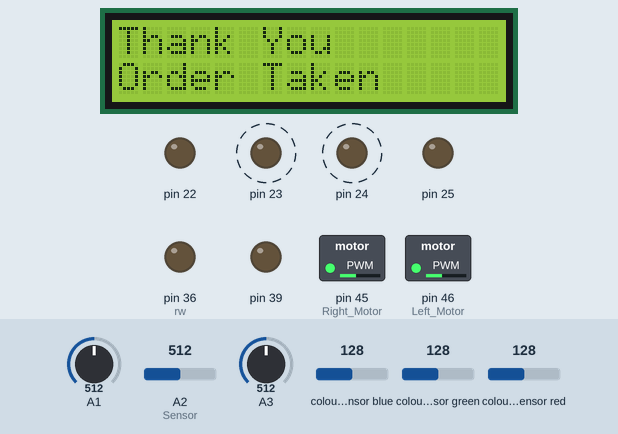
Simulated run of this sketch. Board: Arduino Mega 2560, built with avr-gcc and run on an emulated ATmega2560. On the bench: 16×2 character LCD, switched loads named in the sketch (green lamp = pin HIGH), output pins drawn as LEDs (lit = HIGH). Wiring (inferred from the names in the program): TCS3200 colour sensor: output pin 21; S2 pin 8; S3 pin 38; S0 pin 12; S1 pin 7. Dashed ring = blinking. Inputs (shaded band) come from the test bench; at power-on: A1 = 512, A2 (Sensor) = 512, A3 = 512, colour sensor blue 128, colour sensor green 128, colour sensor red 128. Pins used as bus, display or sensor lines are not drawn.

Above: at 1.2 s.
1.3 s: A1 set to 218
At 2.43 s:
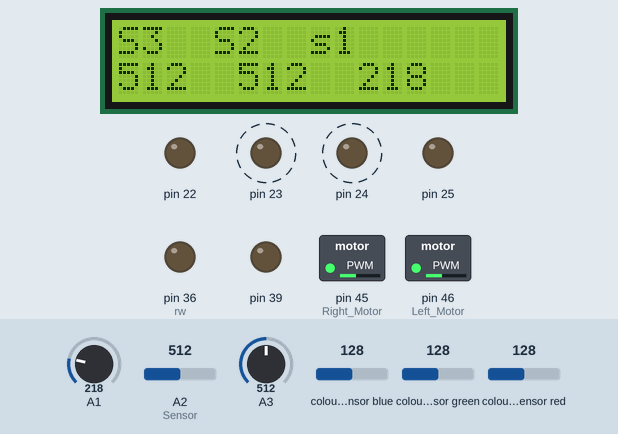
7.8 s: A1 set to 181
At 8.8 s:
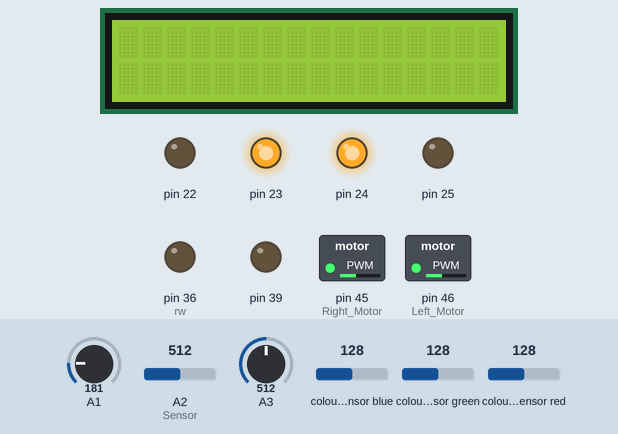
At 9.8 s:
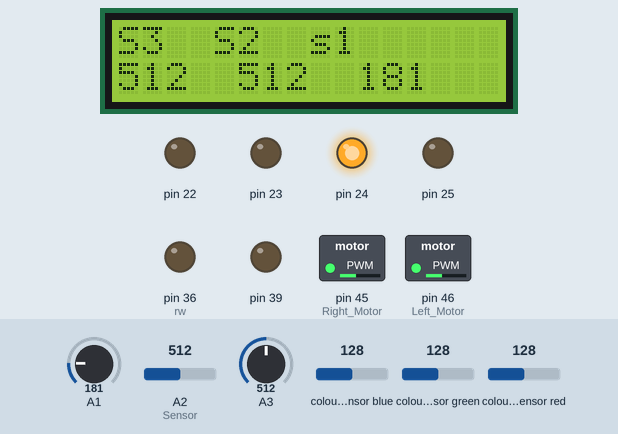
Timing chart, 0 to 11.3 s (numbered marks = the images above; inputs shaded):
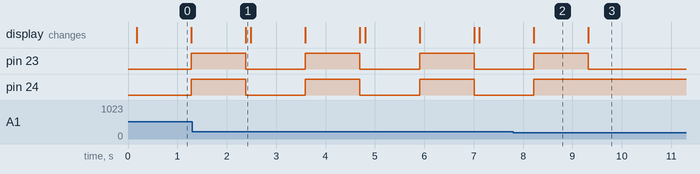

Measured:
- the behaviour switches between 200 and 199 on A1 (found by bisection; images 1 and 2)
- after the input at 7.8 s, pin 23: goes on until 9.3 s, then stays LOW; pin 24: goes on until 8.2 s, then stays HIGH
- by itself, pin 23, pin 24: alternates HIGH for 1.1 s and LOW for 1.2 s
- what the display in image 0 shows lasts 1.1 s, from 0.2 s to 1.3 s

The sketch:

Arduino_Code.ino
```cpp
// include the library code:
#include <LiquidCrystal.h>

// initialize the library by associating any needed LCD interface pin
const int rs = 37, rw =36, en = 35, d4 = 33, d5 = 32, d6 = 31, d7 = 30;
LiquidCrystal lcd(rs, en, d4, d5, d6, d7);

//Declaring Variables
int red, green, blue;

int s0 = 12;
int s1 = 7;
int s2 = 8;
int s3 = 38;
int output = 21;

int l1=0,l2=0,l3=0;

int A[9], B[9], C[9];

int k=0, l=0, m=0, i;

int table=1;


// Reading Color
void color()
{
      //Reading Red Color
      digitalWrite(s2,LOW);
      digitalWrite(s3,LOW);
      red = pulseIn(output,LOW);

      //Reading Green Color
      digitalWrite(s2,HIGH);
      digitalWrite(s3,HIGH);
      green = pulseIn(output,LOW);

      //Reading Blue Color
      digitalWrite(s2,LOW);
      digitalWrite(s3,HIGH);
      blue = pulseIn(output,LOW);
}

//Taking Order
void order()
{
      if(red<green && red<blue)
        A[k++] = table++;

      else if(green<red && green<blue)
         B[l++] = table++;

      else if(blue<red && blue<green)
          C[m++] = table++;

       lcd.clear();
       lcd.setCursor(0,0);
       lcd.print("Thank You");
       lcd.setCursor(0,1);
       lcd.print("Order Taken");

       delay(1000);
}

//Placing Order
void place()
{
       if(red<green && red<blue)
       {
            lcd.clear();
            lcd.setCursor(0,0);
            lcd.print("Order from - ");
            lcd.setCursor(0,1);
            lcd.print(" ");
            for(i=0;i<k;i++)
            {
                  lcd.print(A[i]);
                  lcd.print(" ");
            }
       }

       else if(green<red && green<blue)
       {
            lcd.clear();
            lcd.setCursor(0,0);
            lcd.print("Order from - ");
            lcd.setCursor(0,1);
            lcd.print(" ");
            for(i=0;i<l;i++)
            {
                  lcd.print(B[i]);
                  lcd.print(" ");
            }
       }

       else if(blue<red && blue<green)
       {
            lcd.clear();
            lcd.setCursor(0,0);
            lcd.print("Order from - ");
            lcd.setCursor(0,1);
            lcd.print(" ");
            for(i=0;i<m;i++)
            {
                  lcd.print(C[i]);
                  lcd.print(" ");
            }
       }
}

//Moving Forward
void forward()
{
      //Right Motor
      digitalWrite(24,HIGH);
      digitalWrite(25,LOW);
      //Left Motor
      digitalWrite(23,HIGH);
      digitalWrite(22,LOW);
}

//Moving Left
void left()
{
      //Right Motor
      digitalWrite(24,LOW);
      digitalWrite(25,LOW);
      //Left Motor
      digitalWrite(23,HIGH);
      digitalWrite(22,LOW);
}

//Moving Right
void right()
{
      //Right Motor
      digitalWrite(24,HIGH);
      digitalWrite(25,LOW);
      //Left Motor
      digitalWrite(23,LOW);
      digitalWrite(22,LOW);
}

//Stopping
void stay()
{
      //Right Motor
      digitalWrite(24,LOW );
      digitalWrite(25,LOW);
      //Left Motor
      digitalWrite(23,LOW);
      digitalWrite(22,LOW);
}

//Reading Sensor Value
void value()
{
      l1 = analogRead(A1); //l1 for Right Sesnor
      l2 = analogRead(A2); //l2 for Center Sensor
      l3 = analogRead(A3); //l3 for Left Sesnor
}


void setup()
{
      //Pin Delecartion for WHite Line Sensors
      pinMode(A1,INPUT);
      pinMode(A2,INPUT);
      pinMode(A3,INPUT);

      //Pin Declaration for turning on the White Line Sensors
      pinMode(39,OUTPUT);

      //Pin Declaration for turning on the Motors
      pinMode(25,OUTPUT);
      pinMode(24,OUTPUT);
      pinMode(23,OUTPUT);
      pinMode(22,OUTPUT);

      //Pin Declaration of PWN Speed Control for Motors
      pinMode(46,OUTPUT); //Left Motor
      pinMode(45,OUTPUT); //Right Motor

      //Setting Speed as High/255
      analogWrite(46,100);
      analogWrite(45,100);

      //Declaring pin modes
      pinMode(s0,OUTPUT);    //s0
      pinMode(s1,OUTPUT);    //s1
      pinMode(s2,OUTPUT);    //s2
      pinMode(s3,OUTPUT);    //s3
      pinMode(output,INPUT);     //output


      //Setting s0 ans s1 to get 20% frequency
      digitalWrite(s0,HIGH);
      digitalWrite(s1,LOW);

      //Settig Up LCD Output
      pinMode(rw,OUTPUT);
      digitalWrite(rw,LOW);
      lcd.begin(16, 2);
}

void loop()
{
       value();
       lcd.setCursor(0,0);
       lcd.print("S3  S2  s1");
       lcd.setCursor(0,1);
       lcd.print(l3);
       lcd.print("  ");
       lcd.print(l2);
       lcd.print("  ");
       lcd.print(l1);

      //Currently 5 tables are present
      if (table > 5)
      {
          //Checking Sensor and applying conditions
           if( l1>=200 && l3>=200  && l2>=200)
           {
              stay();
              delay(100);
              lcd.clear();
              color();
              place();
              delay(1000);
              lcd.clear();
              forward();
              delay(1000);
           }

           else if( l1>=200 )
           {
              left();
              delay(100);
              value();
              while(l2<=200 || l1>=200)
              {
                   left();
                   value();
              }
           }

           else if( l3>=200 )
           {
              right();
              delay(100);
              value();
              while(l2<=200 || l3>=200)
              {
                   right();
                   value();
              }
           }

           else if( l2>=200 )
           {
              forward();
           }

           else
           {
              stay();
           }
           delay(100);
      }

       //If all the tables have placed order, giving order to kitchen
       else
       {
           //Checking Sensor and applying conditions
           if(l1>=200 && l3>=200  && l2>=200)
           {
              stay();
              delay(100);
              lcd.clear();
              color();
              order();
              delay(100);
              lcd.clear();
              forward();
              delay(1000);
           }

           else if( l1>=200 )
           {
              left();
              delay(100);
              value();
              while(l2<=200 || l1>=200)
              {
                   left();
                   value();
              }
           }

           else if( l3>=200 )
           {
              right();
              delay(100);
              value();
              while(l2<=200 || l3>=200)
              {
                   right();
                   value();
              }
           }

           else if( l2>=200 )
           {
              forward();
           }

           else
           {
              stay();
           }
           delay(100);
       }
}
```
